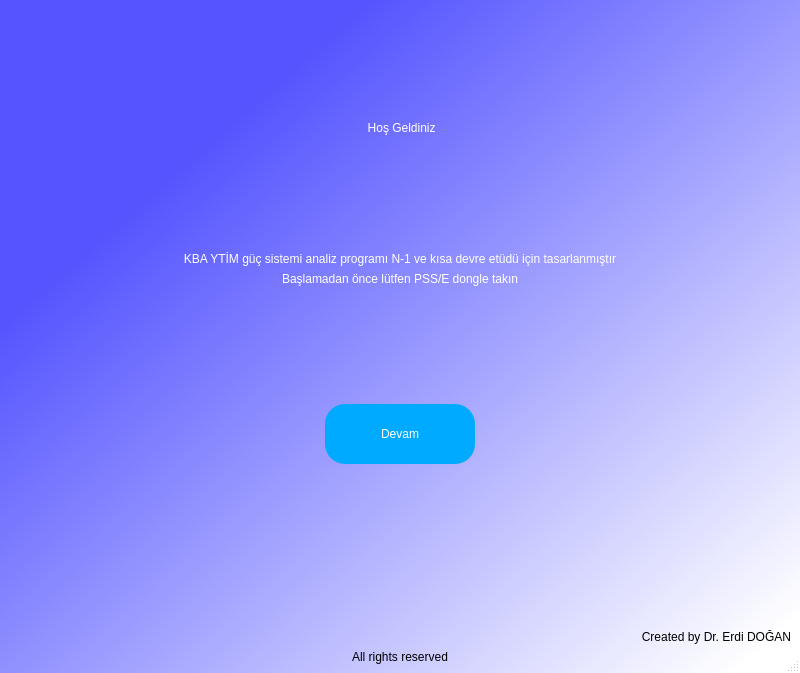
<?xml version="1.0" encoding="UTF-8"?>
<ui version="4.0">
 <class>Dialog</class>
 <widget class="QDialog" name="Dialog">
  <property name="geometry">
   <rect>
    <x>0</x>
    <y>0</y>
    <width>800</width>
    <height>673</height>
   </rect>
  </property>
  <property name="sizePolicy">
   <sizepolicy hsizetype="Fixed" vsizetype="Fixed">
    <horstretch>0</horstretch>
    <verstretch>0</verstretch>
   </sizepolicy>
  </property>
  <property name="minimumSize">
   <size>
    <width>800</width>
    <height>600</height>
   </size>
  </property>
  <property name="baseSize">
   <size>
    <width>800</width>
    <height>400</height>
   </size>
  </property>
  <property name="windowTitle">
   <string>Şebeke Analiz Programı</string>
  </property>
  <property name="windowIcon">
   <iconset>
    <normalon>teias.png</normalon>
   </iconset>
  </property>
  <property name="layoutDirection">
   <enum>Qt::LeftToRight</enum>
  </property>
  <property name="sizeGripEnabled">
   <bool>true</bool>
  </property>
  <layout class="QGridLayout" name="gridLayout">
   <property name="sizeConstraint">
    <enum>QLayout::SetNoConstraint</enum>
   </property>
   <property name="leftMargin">
    <number>0</number>
   </property>
   <property name="topMargin">
    <number>0</number>
   </property>
   <property name="rightMargin">
    <number>0</number>
   </property>
   <property name="bottomMargin">
    <number>0</number>
   </property>
   <property name="spacing">
    <number>0</number>
   </property>
   <item row="0" column="0">
    <widget class="QWidget" name="welcomewidget" native="true">
     <property name="sizePolicy">
      <sizepolicy hsizetype="Expanding" vsizetype="Expanding">
       <horstretch>0</horstretch>
       <verstretch>0</verstretch>
      </sizepolicy>
     </property>
     <property name="mouseTracking">
      <bool>true</bool>
     </property>
     <property name="autoFillBackground">
      <bool>true</bool>
     </property>
     <property name="styleSheet">
      <string notr="true">QWidget#welcomewidget{
background-color: qlineargradient(spread:pad, x1:0.0700498, y1:0.091, x2:0.97, y2:0.943182, stop:0.179104 rgba(85, 85, 255, 255), stop:1 rgba(255, 255, 255, 255));}</string>
     </property>
     <layout class="QVBoxLayout" name="verticalLayout_2">
      <item>
       <layout class="QVBoxLayout" name="verticalLayout">
        <item>
         <spacer name="verticalSpacer_3">
          <property name="orientation">
           <enum>Qt::Vertical</enum>
          </property>
          <property name="sizeHint" stdset="0">
           <size>
            <width>20</width>
            <height>50</height>
           </size>
          </property>
         </spacer>
        </item>
        <item>
         <widget class="QLabel" name="label">
          <property name="styleSheet">
           <string notr="true">font: 36pt &quot;MS Shell Dlg 2&quot;;
color: rgb(255, 255, 255);</string>
          </property>
          <property name="text">
           <string> Hoş Geldiniz</string>
          </property>
          <property name="alignment">
           <set>Qt::AlignCenter</set>
          </property>
         </widget>
        </item>
        <item>
         <spacer name="verticalSpacer_4">
          <property name="orientation">
           <enum>Qt::Vertical</enum>
          </property>
          <property name="sizeHint" stdset="0">
           <size>
            <width>20</width>
            <height>56</height>
           </size>
          </property>
         </spacer>
        </item>
        <item>
         <widget class="QLabel" name="label_2">
          <property name="styleSheet">
           <string notr="true">font: 12pt &quot;MS Shell Dlg 2&quot;;
color: rgb(255, 255, 255);</string>
          </property>
          <property name="text">
           <string>KBA YTİM güç sistemi analiz programı N-1 ve kısa devre etüdü için tasarlanmıştır</string>
          </property>
          <property name="alignment">
           <set>Qt::AlignCenter</set>
          </property>
         </widget>
        </item>
        <item>
         <widget class="QLabel" name="label_3">
          <property name="styleSheet">
           <string notr="true">font: 12pt &quot;MS Shell Dlg 2&quot;;
color: rgb(255, 255, 255);</string>
          </property>
          <property name="text">
           <string>Başlamadan önce lütfen PSS/E dongle takın</string>
          </property>
          <property name="alignment">
           <set>Qt::AlignCenter</set>
          </property>
         </widget>
        </item>
        <item>
         <spacer name="verticalSpacer">
          <property name="orientation">
           <enum>Qt::Vertical</enum>
          </property>
          <property name="sizeHint" stdset="0">
           <size>
            <width>20</width>
            <height>50</height>
           </size>
          </property>
         </spacer>
        </item>
        <item>
         <layout class="QHBoxLayout" name="horizontalLayout_2">
          <item>
           <spacer name="horizontalSpacer_4">
            <property name="orientation">
             <enum>Qt::Horizontal</enum>
            </property>
            <property name="sizeHint" stdset="0">
             <size>
              <width>168</width>
              <height>20</height>
             </size>
            </property>
           </spacer>
          </item>
          <item>
           <widget class="QPushButton" name="continue_1">
            <property name="enabled">
             <bool>true</bool>
            </property>
            <property name="minimumSize">
             <size>
              <width>150</width>
              <height>60</height>
             </size>
            </property>
            <property name="baseSize">
             <size>
              <width>0</width>
              <height>0</height>
             </size>
            </property>
            <property name="styleSheet">
             <string notr="true">border-radius: 20px;
font: 12pt &quot;MS Shell Dlg 2&quot;;

background-color: rgb(0, 170, 255);
color: rgb(255, 255, 255);</string>
            </property>
            <property name="text">
             <string>Devam</string>
            </property>
           </widget>
          </item>
          <item>
           <spacer name="horizontalSpacer_3">
            <property name="orientation">
             <enum>Qt::Horizontal</enum>
            </property>
            <property name="sizeHint" stdset="0">
             <size>
              <width>168</width>
              <height>20</height>
             </size>
            </property>
           </spacer>
          </item>
         </layout>
        </item>
        <item>
         <spacer name="verticalSpacer_2">
          <property name="orientation">
           <enum>Qt::Vertical</enum>
          </property>
          <property name="sizeHint" stdset="0">
           <size>
            <width>20</width>
            <height>160</height>
           </size>
          </property>
         </spacer>
        </item>
        <item>
         <widget class="QLabel" name="label_7">
          <property name="styleSheet">
           <string notr="true">font: 8pt &quot;Ink Free&quot;;
color: rgb(0, 0, 0);</string>
          </property>
          <property name="text">
           <string>Created by Dr. Erdi DOĞAN</string>
          </property>
          <property name="alignment">
           <set>Qt::AlignRight|Qt::AlignTrailing|Qt::AlignVCenter</set>
          </property>
         </widget>
        </item>
        <item>
         <widget class="QLabel" name="label_8">
          <property name="minimumSize">
           <size>
            <width>200</width>
            <height>0</height>
           </size>
          </property>
          <property name="styleSheet">
           <string notr="true">font: 8pt &quot;MS Shell Dlg 2&quot;;
color: rgb(0, 0, 0);</string>
          </property>
          <property name="text">
           <string>All rights reserved</string>
          </property>
          <property name="alignment">
           <set>Qt::AlignCenter</set>
          </property>
         </widget>
        </item>
       </layout>
      </item>
     </layout>
    </widget>
   </item>
  </layout>
 </widget>
 <resources/>
 <connections/>
</ui>
